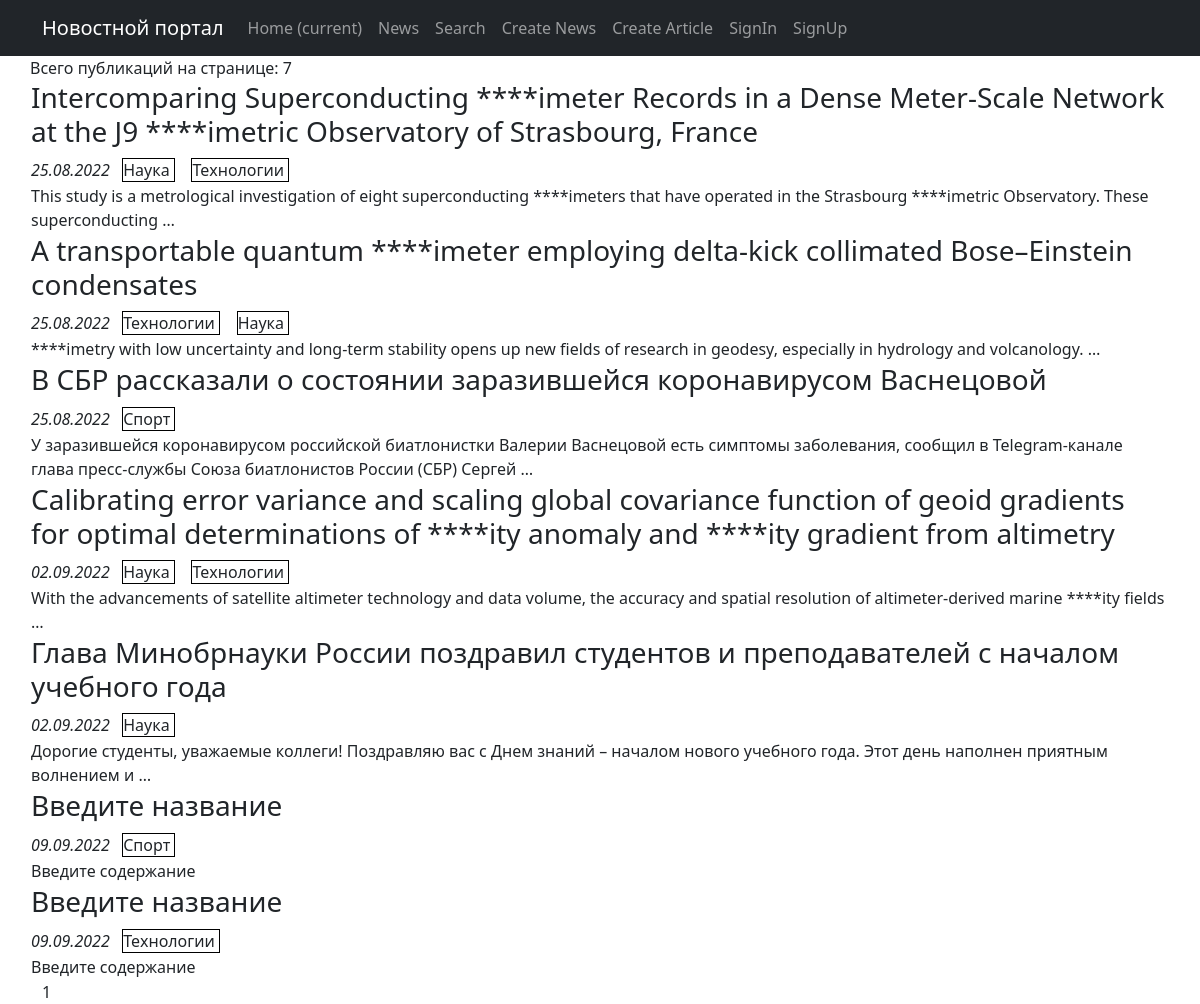
The app's page /, older data.
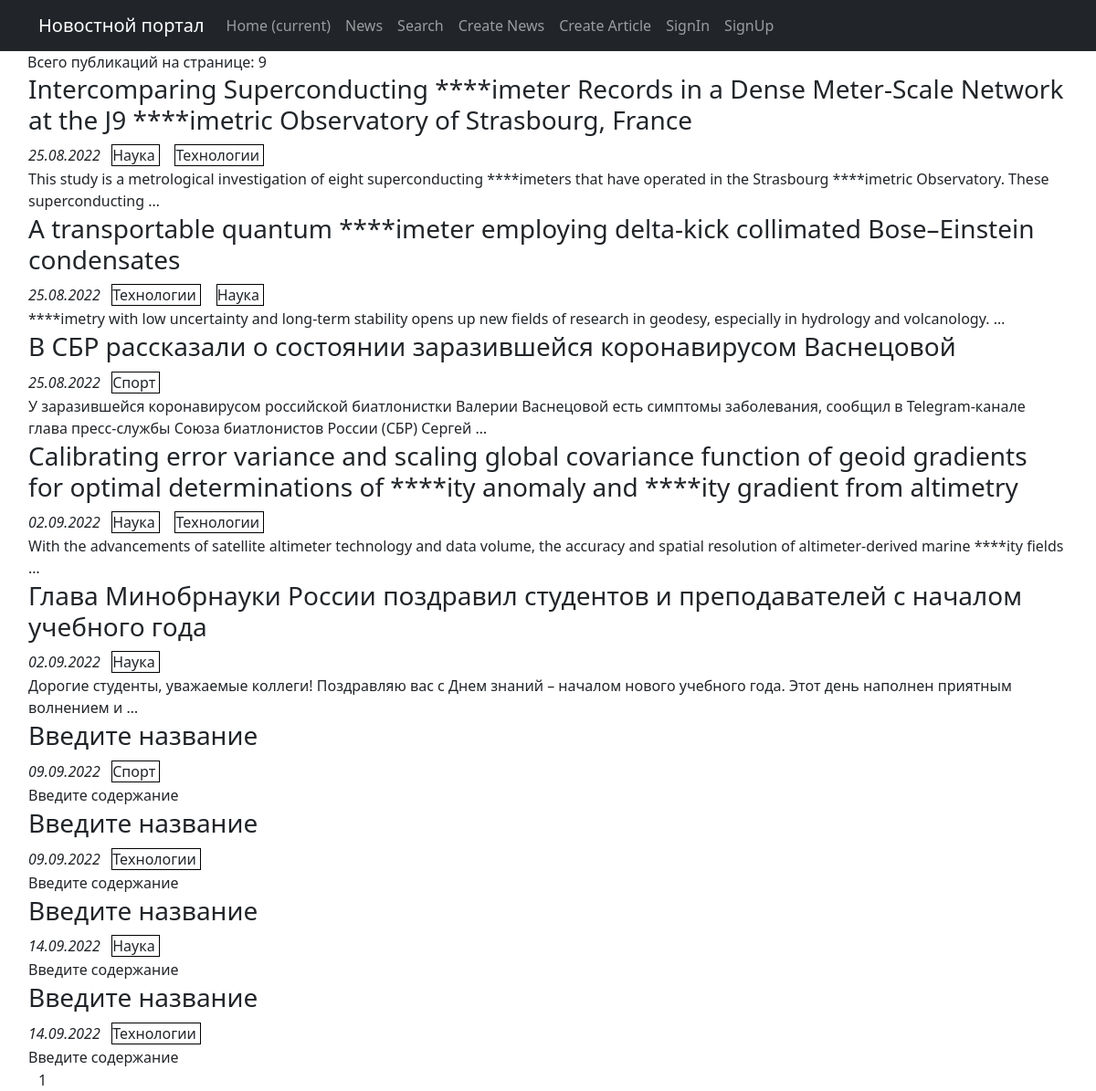
The same page, newer data.
### posts/models.py (models this page shows, shortened)
class Post(models.Model):
    paper = 'PA'
    news = 'NE'
    author = models.ForeignKey(Author, on_delete=models.CASCADE)
    post_type = models.CharField(max_length=2, choices=POST_TYPE, default=paper)
    pub_time = models.DateTimeField(auto_now_add=True)
    categories = models.ManyToManyField(Category, through='PostCategory')
    title = models.CharField(max_length=255, default='Введите название')
    text = models.TextField(default='Введите содержание')
    _rating = models.IntegerField(default=0)
    @property
    def rating(self):
        return self._rating

class Category(models.Model):
    category_name = models.CharField(max_length=255, unique=True)
    def __str__(self) -> str:
        return f'{self.category_name}'

### posts/views.py (the view)
# urls.py: path('', PostsList.as_view(), name='posts_list'),
class PostsList(ListView):
    model = Post
    ordering = 'pub_time'
    template_name = 'news.html'
    context_object_name = 'posts'
    paginate_by = 10
    def get_queryset(self):
        queryset = super().get_queryset()
        self.filterset = PostFilter(self.request.GET, queryset)
        return self.filterset.qs
    def get_context_data(self, **kwargs):
        context = super().get_context_data(**kwargs)
        context["filterset"] = self.filterset
        return context

### posts/templatetags/custom_filters.py (called while the page is built)
@register.filter()
def censor(value):
    for word in CENSOR_WORDS:
        value = value.replace(word, '*' * len(word))
    return value

### templates/news.html (shortened to what this page needs)
{% extends 'flatpages/default.html' %}
{% load custom_filters %}
{% load custom_tags %}
{% block content %}
Всего публикаций на странице: {{ posts|length }}
{% if posts %}
    <table>
        {% for post in posts %}
            <tr>
                <td>
                    <h3>{{ post.title|censor }}</h3>
                </td>
            </tr>
            <tr>
                <td>
                    <i>{{ post.pub_time|date:'d.m.Y' }}</i>
                    {% for category in post.categories.all %}
                        &nbsp <span style="border: 1px solid #000"> {{ category }} </span> &nbsp
                    {% endfor %}
                </td>
            </tr>
            <tr>
                <td>{{ post.text|truncatewords:20|censor }}</td>
            </tr>
        {% endfor %}
    </table>
{% else %}
    <h2>Новостей на сегодня нет</h2>
{% endif %}
    <nobr>
        {{ page_obj.number }}
    </nobr>
{% endblock content %}

### templates/flatpages/default.html (shortened to what this page needs)
<!DOCTYPE html>
<html lang="en">
    <head>
        {% load static %}
        <link href="{% static 'css/styles.css' %}" rel="stylesheet" />
    </head>
    <body>
        <nav class="navbar navbar-expand-lg navbar-dark bg-dark static-top">
        <div class="container">
            <a class="navbar-brand" href="#">Новостной портал</a>
            <div class="collapse navbar-collapse" id="navbarResponsive">
                <ul class="navbar-nav ml-auto">
                    <li class="nav-item active">
                        <a class="nav-link" href="#">Home
                            <span class="sr-only">(current)</span>
                        </a>
                    </li>
                    <li class="nav-item">
                        <a class="nav-link" href="/news/">News</a>
                    </li>
                    <li class="nav-item">
                        <a class="nav-link" href="/news/search/">Search</a>
                    </li>
                    <li class="nav-item">
                        <a class="nav-link" href="/news/create/">Create News</a>
                    </li>
                    <li class="nav-item">
                        <a class="nav-link" href="/articles/create/">Create Article</a>
                    </li>
                    <li class="nav-item">
                        <a class="nav-link" href="/accounts/login/">SignIn</a>
                    </li>
                    <li class="nav-item">
                        <a class="nav-link" href="/accounts/signup/">SignUp</a>
                    </li>
                </ul>
            </div>
        </div>
        </nav>
        <div class="container">
            <div class="row"
                <div class="col-lg-12 text-center">
                    {% block content %}
                    {% endblock content %}
                </div>
            </div>
    </body>
</html>

### templates/flatpages/default.html (style rules this page uses)
table { width: 100%; }
td { vertical-align: top; }

Row changes from the older to the newer data that the page shows:
added Post: title|censor "Введите название", pub_time "14.09.2022", text|censor "Введите содержание", Category (category_name "Наука")
added Post: title|censor "Введите название", pub_time "14.09.2022", text|censor "Введите содержание", Category (category_name "Технологии")
Text that changed along with them:
{{ posts|length }}: "7" → "9"
